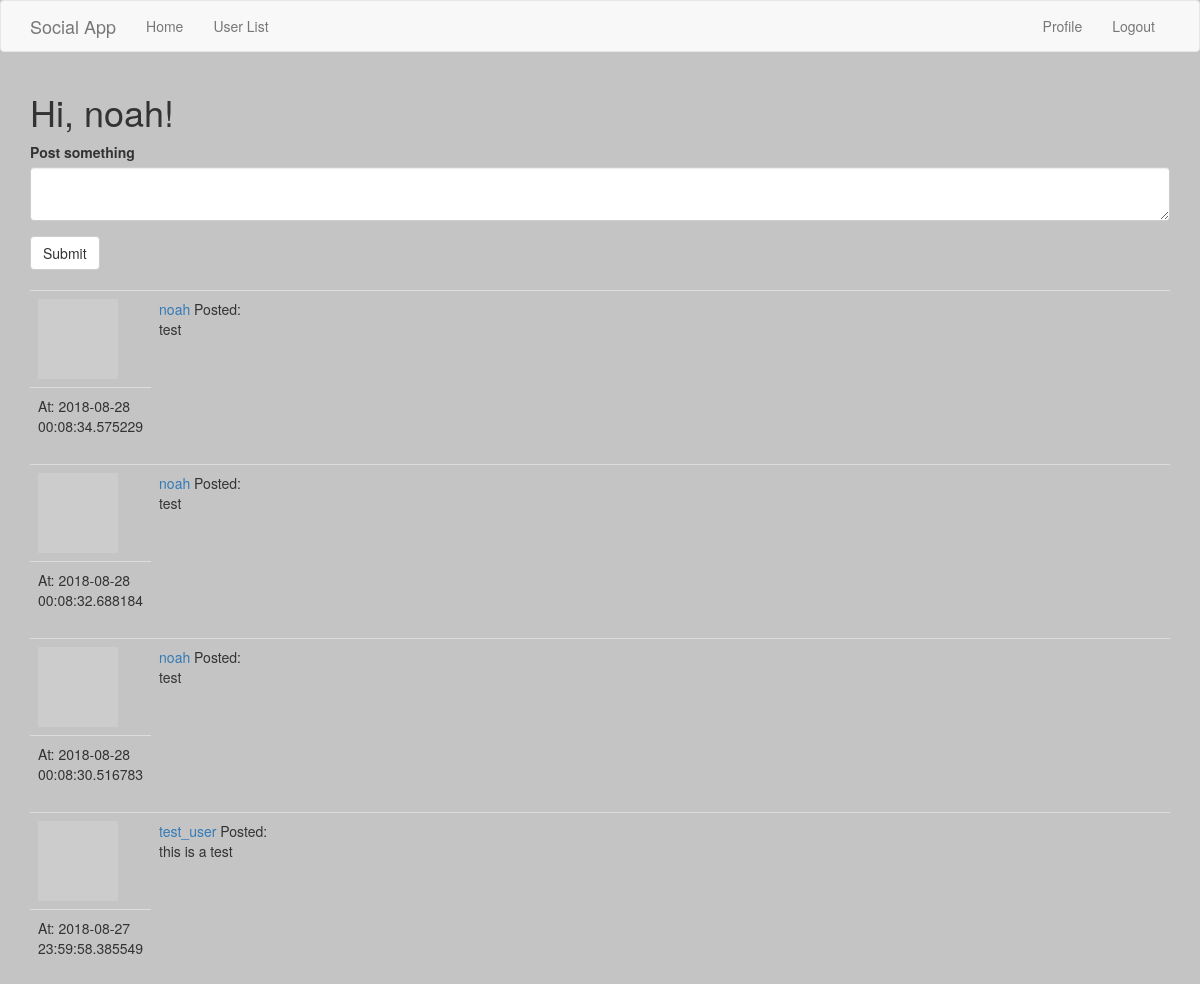
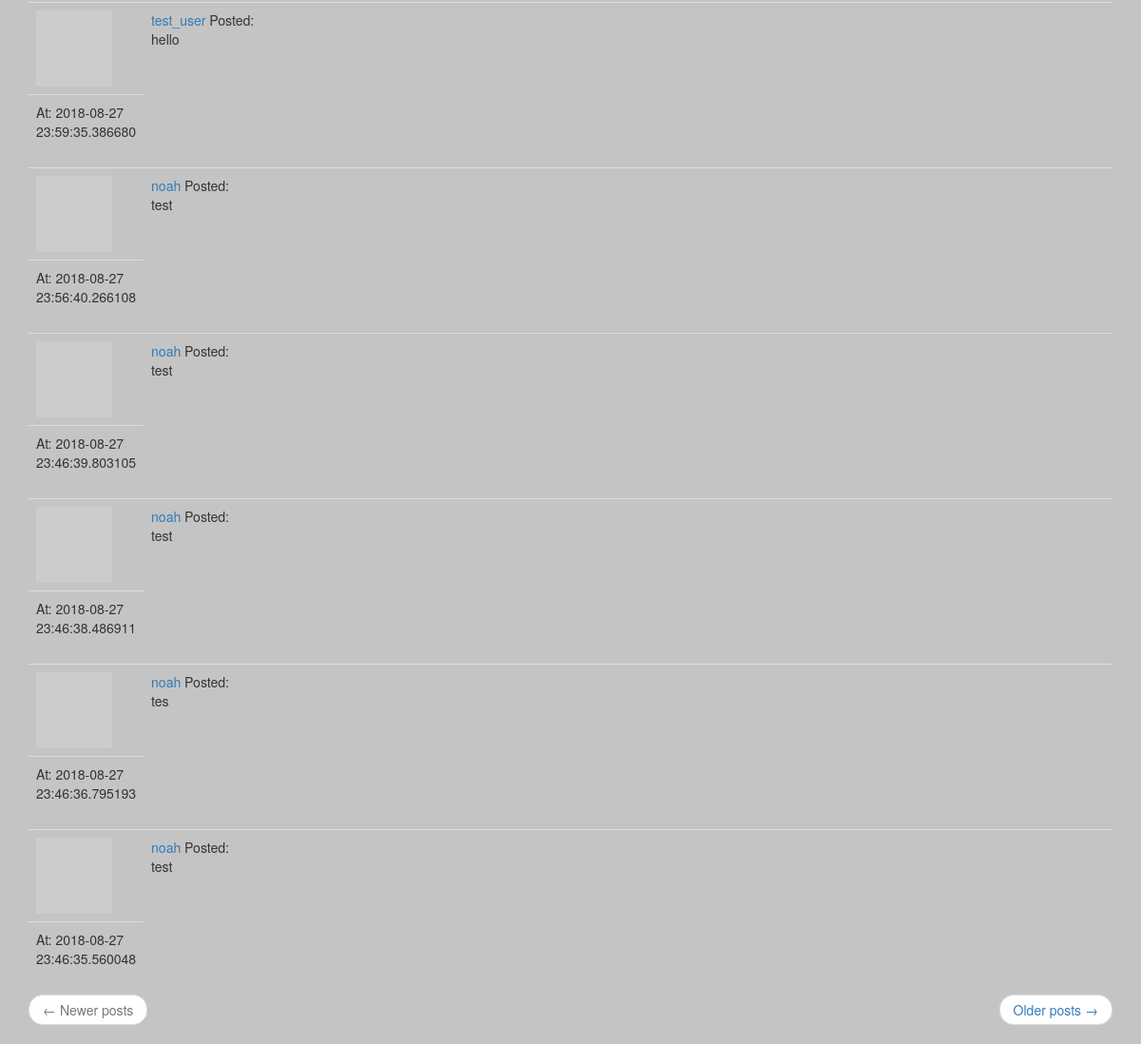
Before: /index (signed in) with the older database file (2 pictures, top to bottom).
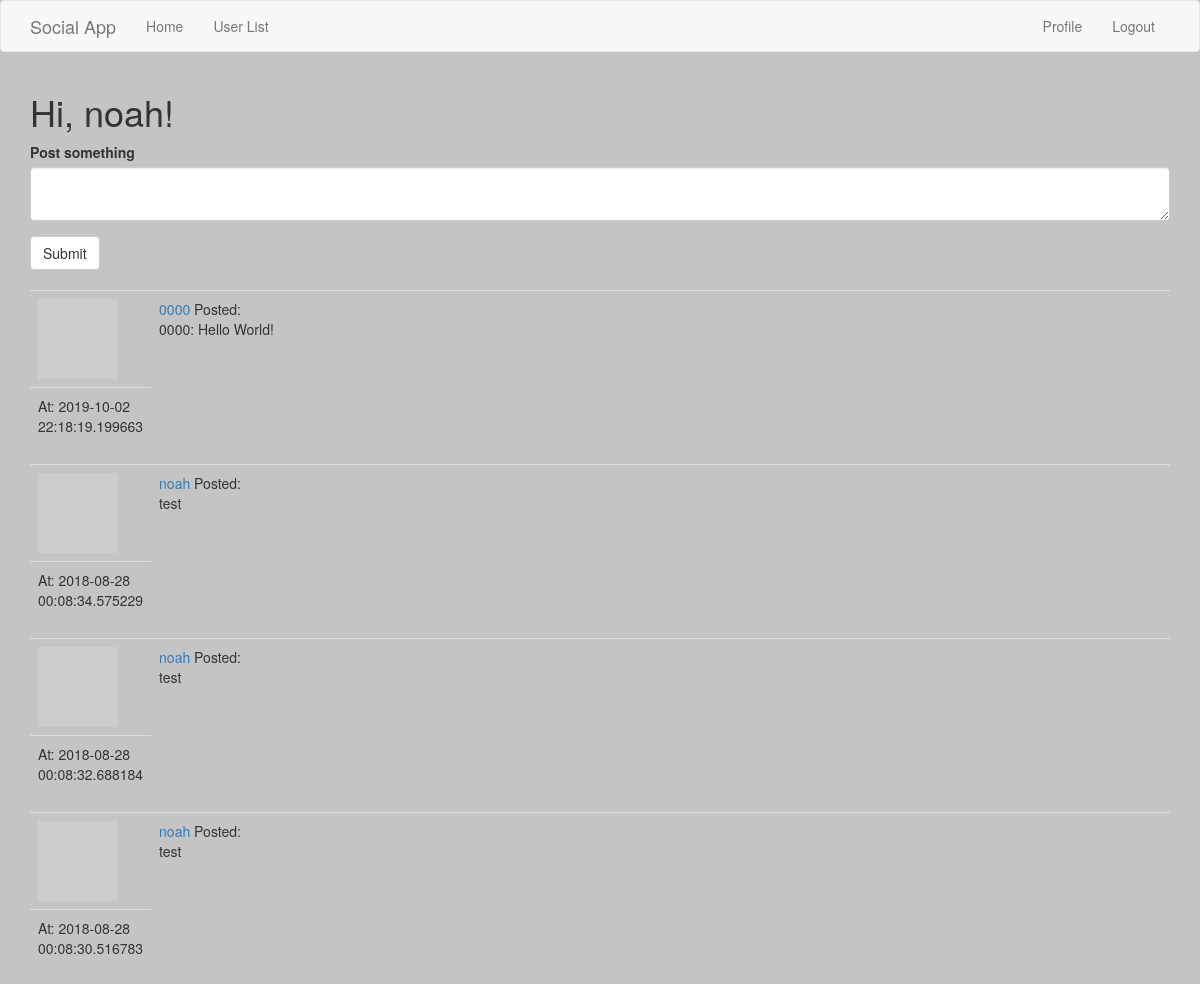
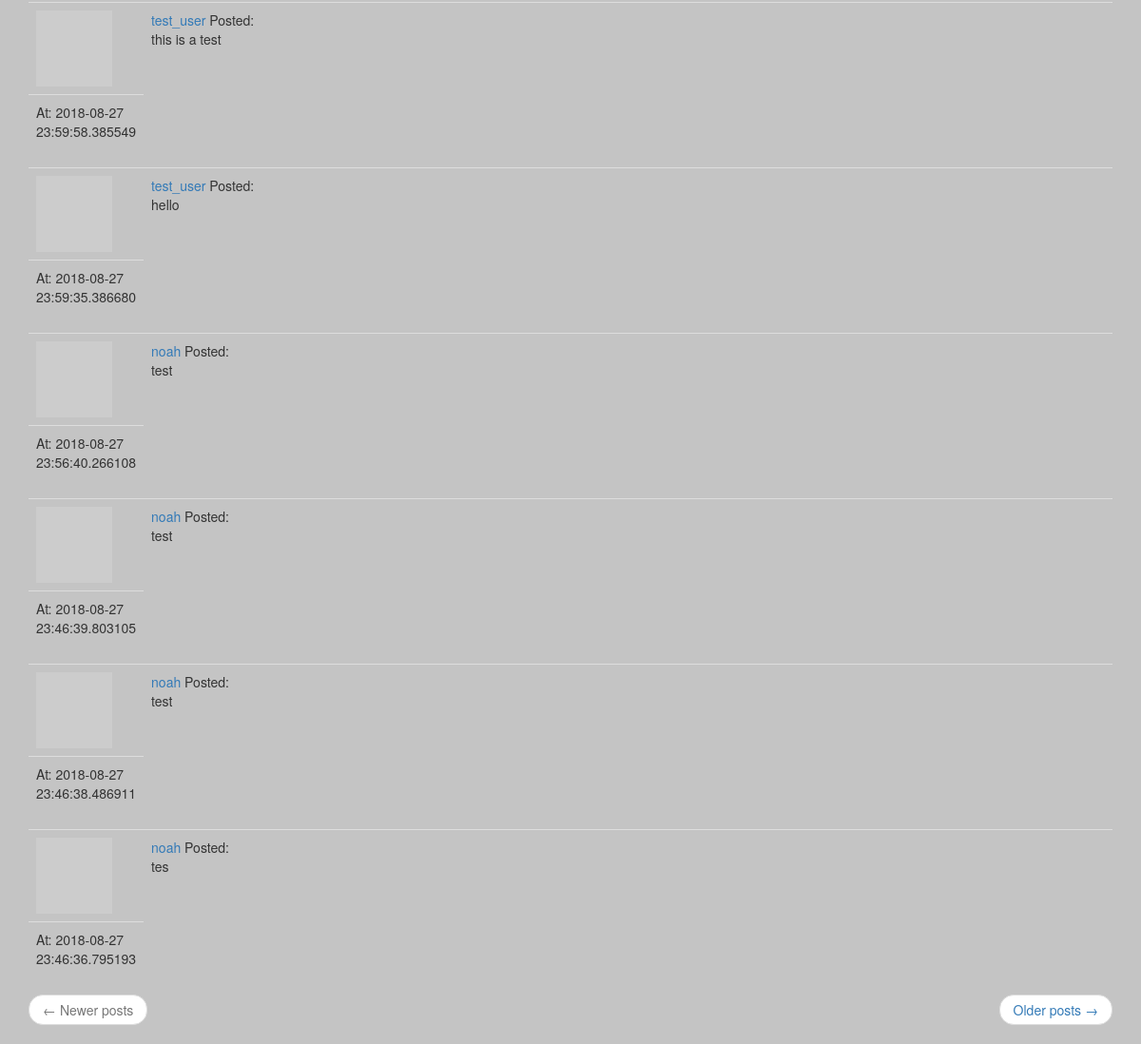
After: the same page with the newer database file (2 pictures, top to bottom).
### app/models.py (models this page shows, shortened)
class Post(db.Model):
    id = db.Column(db.Integer, primary_key=True)
    title = db.Column(db.String(120), index=False, unique=False)
    body = db.Column(db.Text, index=False, unique=False)
    subject_name = db.Column(db.String(120), index=False, unique=False)
    timestamp = db.Column(db.DateTime, index=True, default=datetime.utcnow)
    author_id = db.Column(db.Integer, db.ForeignKey('user.id'))
    edits = db.relationship('PostEdit', backref='edits', lazy='dynamic')

class User(UserMixin, db.Model):
    id = db.Column(db.Integer, primary_key=True)
    username = db.Column(db.String(64), index=True, unique=True)
    about_me = db.Column(db.String(140))
    password_hash = db.Column(db.String(128))
    posts = db.relationship('Post', backref='author', lazy='dynamic')
    friends_list = db.relationship(
        'User', secondary=friends,
        primaryjoin=(friends.c.friend_id == id),
        secondaryjoin=(friends.c.friended_id == id),
        backref=db.backref('friends', lazy='dynamic'), lazy='dynamic')
    def avatar(self, size):
        digest = md5(self.username.lower().encode('utf-8')).hexdigest()
        return 'https://www.gravatar.com/avatar/{}?d=identicon&s={}'.format(
            digest, size)
    @login.user_loader
    def load_user(id):
        return User.query.get(int(id))

### app/routes.py (the view)
@app.route('/', methods=['GET', 'POST'])
@app.route('/index', methods=['GET', 'POST'])
@login_required
def index():
    form = PostForm()
    if form.validate_on_submit():
        post = Post(body=form.post.data, author=current_user)
        db.session.add(post)
        db.session.commit()
        flash('Your post is now live!')
        return redirect(url_for('index'))
    page = request.args.get('page', 1, type=int)
    posts = Post.query.order_by(Post.timestamp.desc()).paginate(
        page, app.config['POSTS_PER_PAGE'], False)
    next_url = url_for('index', page=posts.next_num) \
        if posts.has_next else None
    prev_url = url_for('index', page=posts.prev_num) \
        if posts.has_prev else None
    return render_template('index.html', title='Home', form=form,
                           posts=posts.items, next_url=next_url,
                           prev_url=prev_url)

### app/forms.py
class PostForm(FlaskForm):
    post = TextAreaField('Post something', validators=[DataRequired()])
    submit = SubmitField('Submit')

### app/routes.py (called while the page is built)
@app.before_request
def before_request():
    if current_user.is_authenticated:
        current_user.last_seen = datetime.utcnow()
        db.session.commit()

### app/templates/index.html
{% extends "base.html" %}
{% import 'bootstrap/wtf.html' as wtf %}
{% block app_content %}
    <h1>Hi, {{ current_user.username }}!</h1>
    {% if form %}
    {{ wtf.quick_form(form) }}
    <br>
    {% endif %}
    {% for post in posts %}
        {% include '_post.html' %}
    {% endfor %}
    <nav aria-label="...">
        <ul class="pager">
            <li class="previous{% if not prev_url %} disabled{% endif %}">
                <a href="{{ prev_url or '#' }}">
                    <span aria-hidden="true">&larr;</span> Newer posts
                </a>
            </li>
            <li class="next{% if not next_url %} disabled{% endif %}">
                <a href="{{ next_url or '#' }}">
                    Older posts <span aria-hidden="true">&rarr;</span>
                </a>
            </li>
        </ul>
    </nav>
{% endblock %}

### app/templates/_post.html
 <table class="table table-hover">
        <tr>
            <td width="70px">
                <a href="{{ url_for('user', username=post.author.username) }}">
                    <img src="{{ post.author.avatar(70) }}" />
                </a>
            </td>
            <td>
                <a href="{{ url_for('user', username=post.author.username) }}">
                    {{ post.author.username }}
                </a>
                Posted:
                <br>
                {{ post.body }}
            </td>
        </tr>
        <tr>
            <td>
                At: {{ post.timestamp }}
            </td>
        </tr>
    </table>

Changed rows visible on the page:
no longer on this page (row unchanged): Post: author.username "noah", body "test", timestamp "2018-08-27 23:46:35.560048"
added Post: author.username "0000", body "0000: Hello World!", timestamp "2019-10-02 22:18:19.199663"
